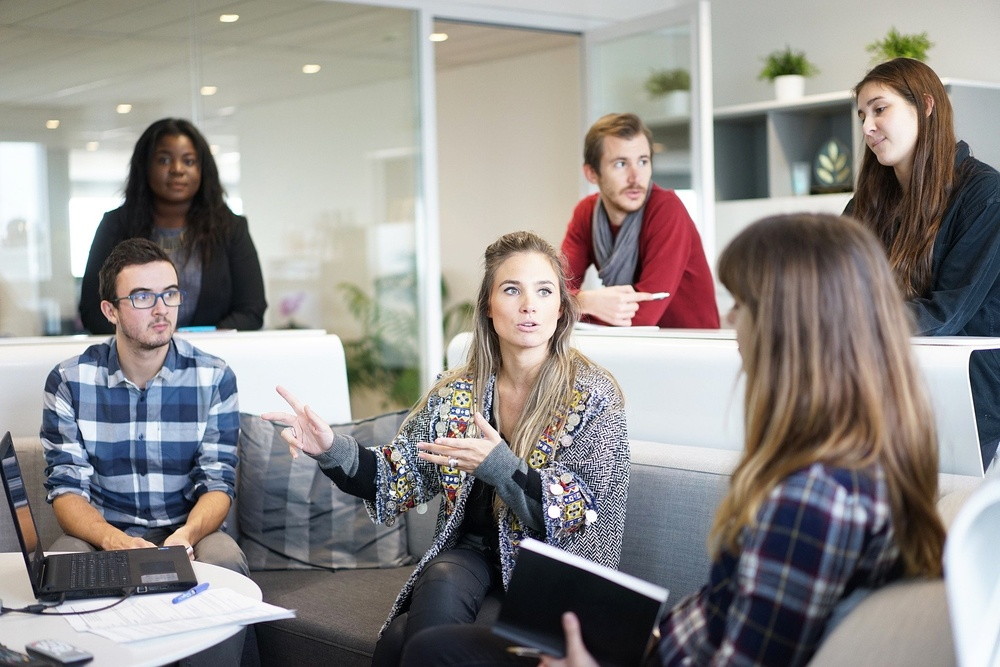
#> input picture Parte5-Topicos_Complementares/Visão Computacional/workplace-1245776_1920.jpg, 1000 x 667 px, shrunk from 1920 x 1280 before the run
$ jupyter execute --allow-errors Visao_Computacional.ipynb
#> lines starting #> are read from the running program, lines starting #| are printed output that depends on the picture; after the words box and inside, x2 and y2 are one past the last pixel; in counts of white or black regions, pixels touching at a corner belong together
Visão Computacional

Detecção de faces

[cell 1]
import cv2 #OpenCV

[cell 2]
imagem = cv2.imread('workplace-1245776_1920.jpg')
#> imagem is the input picture: shape (667, 1000, 3); mean B, G, R 136.9, 139, 142.8

[cell 3]
# [9 lines of commented-out code are left out]

[cell 4]
detector_face = cv2.CascadeClassifier('/home/breno/Projetos/CursoMachineLearning/Parte 5 - Topicos Complementares/Visão Computacional/haarcascade_frontalface_default.xml')

[cell 5]
imagem_cinza = cv2.cvtColor(imagem, cv2.COLOR_BGR2GRAY)
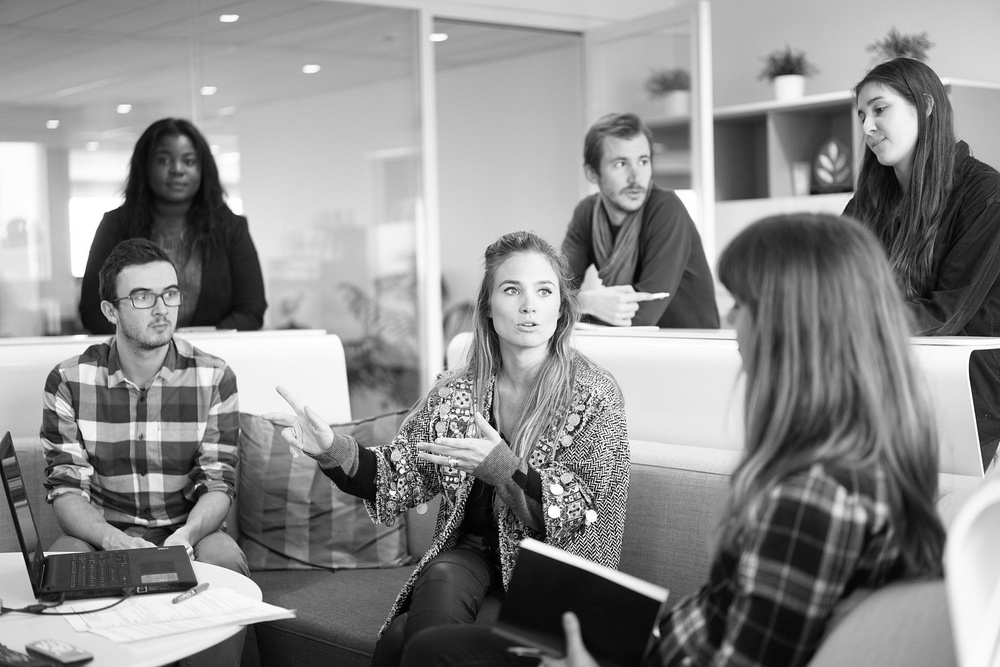
#> imagem_cinza: shape (667, 1000); min 0, max 255, mean 139.9
# [7 lines of commented-out code are left out]

[cell 6]
deteccoes = detector_face.detectMultiScale(imagem_cinza, scaleFactor=1.3, minSize= (30,30))
#> deteccoes = [[148, 137, 59, 59], [598, 137, 68, 68], [483, 256, 89, 89], [119, 264, 77, 77]]

[cell 7]
deteccoes
#> Out has the same summary as deteccoes

[cell 8]
len(deteccoes)
#> Out = 4

[cell 9]
for (x, y, l, a) in deteccoes:
    #print(x, y, l, a)
    cv2.rectangle(imagem, (x, y), (x + l, y + a), (0, 250, 0), 2)
#> this loop made 4 passes
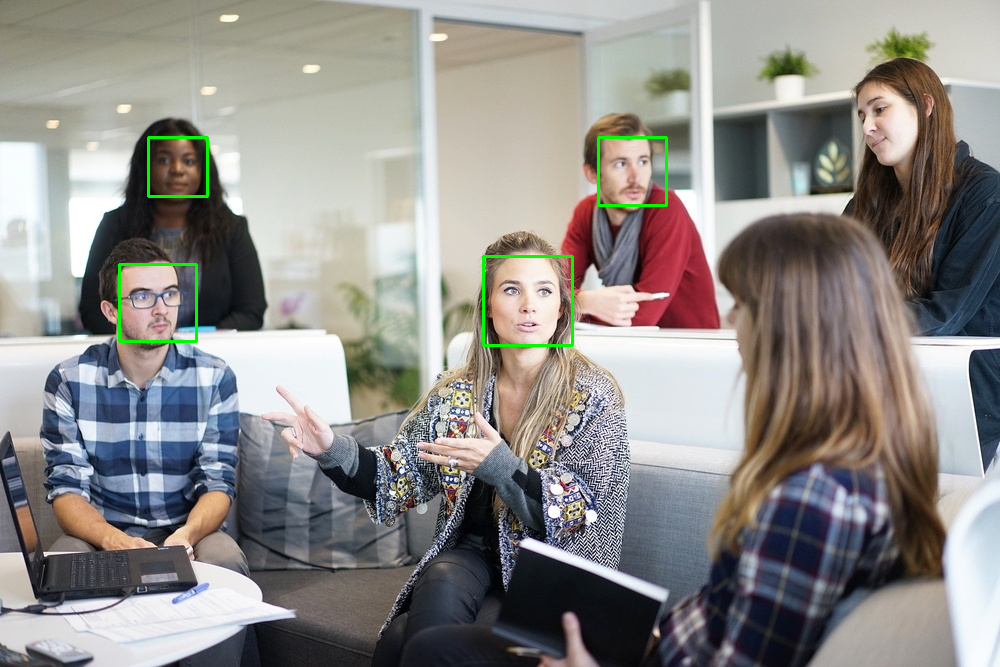
#> imagem: shape (667, 1000, 3); 0.52% of pixels changed, all inside (x1, y1, x2, y2) = (118, 136, 668, 347)

[cell 10]
# [7 lines of commented-out code are left out]

Detecção do corpo

[cell 11]
imagem1 = cv2.imread('pessoas.jpg')
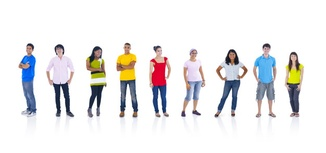
#> input picture Parte5-Topicos_Complementares/Visão Computacional/pessoas.jpg, 326 x 153 px, shrunk from 626 x 294 before the run
#> imagem1 is the input picture: shape (153, 326, 3); mean B, G, R 234.2, 233.9, 234.8
detector_corpo = cv2.CascadeClassifier('/home/breno/Projetos/CursoMachineLearning/Parte 5 - Topicos Complementares/Visão Computacional/fullbody.xml')
imagem_cinza_1 = cv2.cvtColor(imagem1, cv2.COLOR_BGR2GRAY)
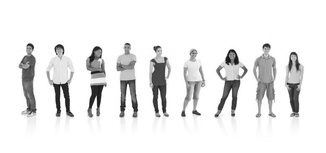
#> imagem_cinza_1: shape (153, 326); min 13, max 255, mean 234.2
deteccoes_corpo = detector_corpo.detectMultiScale(imagem_cinza_1, scaleFactor=1.3)
#> deteccoes_corpo = [[138, 43, 39, 78], [242, 31, 45, 90], [106, 41, 40, 80], [35, 28, 52, 104]]
for (x, y, l, a) in deteccoes:
    #print(x, y, l, a)
    cv2.rectangle(imagem1, (x, y), (x + l, y + a), (0, 250, 0), 2)
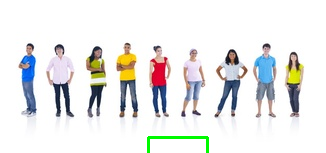
#> imagem1: shape (153, 326, 3); 0.54% of pixels changed, all inside (x1, y1, x2, y2) = (147, 136, 209, 153)

[cell 12]
# [7 lines of commented-out code are left out]

Reconhecimento Facial

Treinamento

[cell 13]
from PIL import Image
import numpy as np

[cell 14]
import zipfile
path = '/home/breno/Projetos/CursoMachineLearning/Parte 5 - Topicos Complementares/Visão Computacional/yalefaces.zip'
#> (the rest of this cell did not finish here and is left out)

[cell 15]
import os
#> (the rest of this cell did not finish here and is left out)

[cell 16]
def dados_imagem():
    caminhos = [os.path.join('/home/breno/Projetos/CursoMachineLearning/Parte 5 - Topicos Complementares/Visão Computacional/yalefaces/train', f) for f in os.listdir('/home/breno/Projetos/CursoMachineLearning/Parte 5 - Topicos Complementares/Visão Computacional/yalefaces/train')]
    faces = []
    ids = []
    for caminho in caminhos:
        imagem = Image.open(caminho).convert('L')
        imagem_np = np.array(imagem, 'uint8')
        id = int(os.path.split(caminho)[1].split('.')[0].replace('subject', ''))
        ids.append(id)
        faces.append(imagem_np)
    return np.array(ids), faces

#> (a cell that did not finish here is left out)

#> (a cell that did not finish here is left out)

#> (a cell that did not finish here is left out)

[cell 20]
lbph = cv2.face.LBPHFaceRecognizer_create()
#> (the rest of this cell did not finish here and is left out)

Classificação

[cell 21]
reconhecedor = cv2.face.LBPHFaceRecognizer_create()
#> (the rest of this cell did not finish here and is left out)

[cell 22]
imagem_teste = '/home/breno/Projetos/CursoMachineLearning/Parte 5 - Topicos Complementares/Visão Computacional/yalefaces/test/subject13.sad.gif'

[cell 23]
imagem = Image.open(imagem_teste).convert('L')
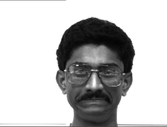
#> input picture Parte5-Topicos_Complementares/Visão Computacional/yalefaces/test/subject13.sad.gif, 167 x 127 px, shrunk from 320 x 243 before the run, found by its file name
#> imagem: PIL image 167x127 L
imagem_np = np.array(imagem, 'uint8')
print(imagem_np)
#> (printed output is left out)
